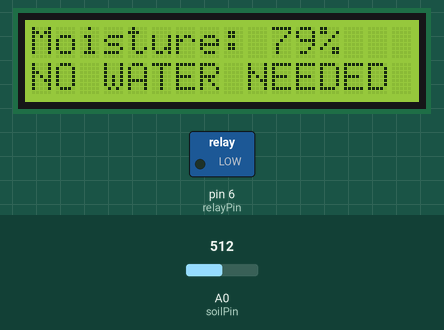
A sketch run on a simulated Arduino Uno, built with avr-gcc and run on an emulated ATmega328P. Shown: 16×2 character LCD, switched loads named in the sketch (green lamp = pin HIGH). The test bench sets the inputs (shaded band); at power-on: A0 (soilPin) = 512. What the sketch prints to the serial monitor is not drawn.

Above: at 3.2 s.
3.3 s: A0 (soilPin) set to 661
At 5.4 s:
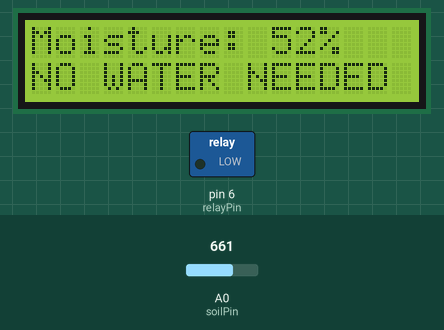
6.0 s: A0 (soilPin) set to 692
At 7.2 s:
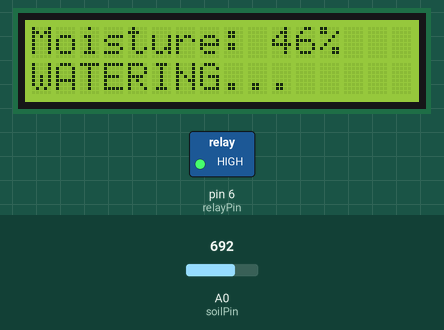
8.7 s: A0 (soilPin) set to 716
At 10.7 s:
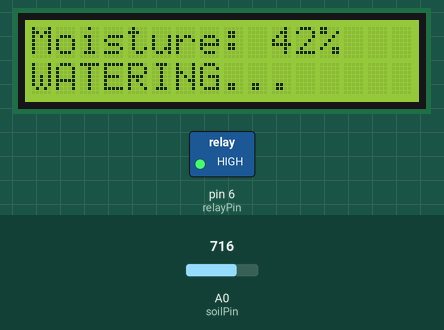
11.5 s: A0 (soilPin) set to 511
At 12.5 s:
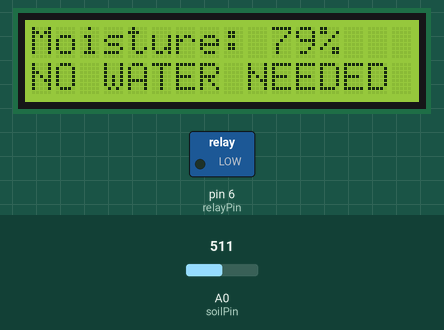
Timing chart, 0 to 14.5 s (numbered marks = the images above; inputs shaded):
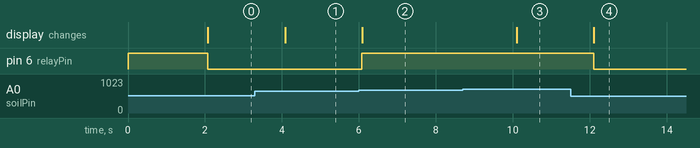

Measured:
- the behaviour switches between 675 and 676 on A0 (soilPin) (found by bisection; images 1 and 2)
- after the input at 3.3 s, the display: changes after 0.78 s (image 1)
- after the input at 6.0 s, pin 6 (relayPin): LOW → HIGH after 0.08 s; the display: changes after 0.09 s (image 2)
- after the input at 8.7 s, the display: changes after 1.4 s (image 3)
- after the input at 11.5 s, pin 6 (relayPin): HIGH → LOW after 0.60 s; the display: changes after 0.61 s (image 4)

The sketch:

water.ino
```cpp
//Code for smart irrigation system
//@authors: Guillermo Nasif

#include <LiquidCrystal.h>
// Includes the LiquidCrystal library to control the LCD screen


// Creates an LCD object and tells Arduino which pins are connected
// RS = 12, E = 11, D4 = 5, D5 = 4, D6 = 3, D7 = 2
LiquidCrystal lcd(12, 11, 5, 4, 3, 2);

const int soilPin = A0;
// Soil moisture sensor connected to analog pin A0

const int relayPin = 6;
// Relay module connected to digital pin 6

int soilValue;
// Variable to store raw sensor reading

void setup() {

  pinMode(relayPin, OUTPUT);
  // Sets relay pin as output

  digitalWrite(relayPin, HIGH);
  // Starts with pump OFF
  // (Many relay modules are active LOW)

  Serial.begin(9600);
  // Starts serial monitor communication at 9600 baud

  lcd.begin(16, 2);
  // Starts LCD screen with 16 columns and 2 rows

  lcd.print("Smart Irrigation");
  // Displays startup message

  delay(2000);
  // Waits 2 seconds

  lcd.clear();
  // Clears LCD screen
}

void loop() {

  soilValue = analogRead(soilPin);
  // Reads analog value from soil sensor (0 to 1023)

  Serial.println(soilValue);
  // Prints sensor value to Serial Monitor

  int moisturePercent = map(soilValue, 950, 400, 0, 100);
  // Converts sensor reading into percentage
  // 950 = dry soil = 0%
  // 400 = wet soil = 100%

  moisturePercent = constrain(moisturePercent, 0, 100);
  // Keeps result between 0% and 100%

  if (moisturePercent < 50) {

    digitalWrite(relayPin, HIGH);
    // Turns pump ON if soil is dry
    // (Depends on relay type)

  } else {

    digitalWrite(relayPin, LOW);
    // Turns pump OFF if soil is wet enough
  }

  // ----- LCD FIRST ROW -----
  lcd.setCursor(0, 0);
  // Moves cursor to column 0, row 0

  lcd.print("Moisture: ");
  // Prints label

  lcd.print(moisturePercent);
  // Prints moisture percentage number

  lcd.print("%");
  // Prints % symbol

  lcd.print("                ");
  // Clears leftover characters

  // ----- LCD SECOND ROW -----
  lcd.setCursor(0, 1);
  // Moves cursor to column 0, row 1

  if (moisturePercent < 50) {

    lcd.print("WATERING...     ");
    // Shows watering message

  } else {

    lcd.print("NO WATER NEEDED ");
    // Shows no watering message
  }

  delay(2000);
  // Waits 2 seconds before next reading
}
```
